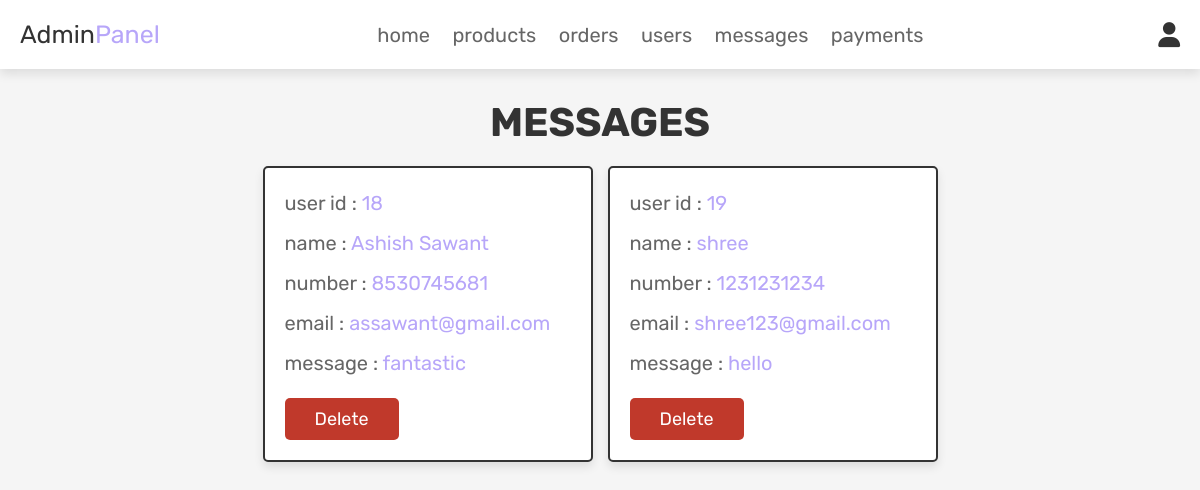
/admin_contacts.php (signed in), run on the app's committed database.
### tables this page shows
CREATE TABLE `message` (
  `id` int(100) NOT NULL,
  `user_id` int(100) NOT NULL,
  `name` varchar(100) NOT NULL,
  `email` varchar(100) NOT NULL,
  `number` varchar(12) NOT NULL,
  `message` varchar(500) NOT NULL
);

### admin_contacts.php (the view, shortened to what this page needs)
<?php
@include 'config.php';
?>
<!DOCTYPE html>
<html lang="en">
<head>
   <link rel="stylesheet" href="https://cdnjs.cloudflare.com/ajax/libs/font-awesome/6.0.0/css/all.min.css">
   <link rel="stylesheet" href="css/admin_style.css">
</head>
<body>
<?php @include 'admin_header.php'; ?>
<section class="messages">
   <h1 class="title">messages</h1>
   <div class="box-container">
      <?php
       $select_message = mysqli_query($conn, "SELECT * FROM `message`") or die('query failed');
       if(mysqli_num_rows($select_message) > 0){
          while($fetch_message = mysqli_fetch_assoc($select_message)){
      ?>
      <div class="box">
         <p>user id : <span><?php echo $fetch_message['user_id']; ?></span> </p>
         <p>name : <span><?php echo $fetch_message['name']; ?></span> </p>
         <p>number : <span><?php echo $fetch_message['number']; ?></span> </p>
         <p>email : <span><?php echo $fetch_message['email']; ?></span> </p>
         <p>message : <span><?php echo $fetch_message['message']; ?></span> </p>
         <a href="admin_contacts.php?delete=<?php echo $fetch_message['id']; ?>" onclick="return confirm('delete this message?');" class="delete-btn">delete</a>
      </div>
      <?php
         }
      }else{
         echo '<p class="empty">you have no messages!</p>';
      }
      ?>
   </div>
</section>
</body>
</html>

### css/admin_style.css (style rules this page uses)
:root { --pink:rgb(183,166,249); --red:#c0392b; --orange:#88ccf0; --black:#333; --white:#fff; --light-color:#666; --light-white:#ccc; --light-bg:#f5f5f5; --border:.2rem solid var(--black); --box-shadow:0 .5rem 1rem rgba(0,0,0,.1); }
* { font-family: 'Rubik', sans-serif; margin:0; padding:0; box-sizing: border-box; outline: none; border:none; text-decoration: none; transition:all .2s linear; }
html { font-size: 62.5%; overflow-x: hidden; scroll-behavior: smooth; scroll-padding-top: 6.5rem; }
body { background: var(--light-bg); }
section { padding:3rem 2rem; }
.title { text-align: center; margin-bottom: 2rem; color:var(--black); text-transform: uppercase; font-size: 4rem; }
.btn, .delete-btn, .option-btn { display: inline-block; border-radius: .5rem; margin-top: 1rem; font-size: 1.8rem; color:var(--white); cursor: pointer; padding:1rem 3rem; text-transform: capitalize; }
.delete-btn { background-color: var(--red); }
.messages .box-container { display: grid; grid-template-columns: repeat(auto-fit, 33rem); gap:1.5rem; align-items: flex-start; max-width: 1200px; margin: 0 auto; justify-content: center; }
.messages .box-container .box { padding:2rem; border:var(--border); background-color: var(--white); box-shadow: var(--box-shadow); border-radius: .5rem; }
.messages .box-container .box p { font-size: 2rem; color:var(--light-color); margin-bottom: 1rem; line-height: 1.5; }
.messages .box-container .box p span { color:var(--pink); }

### data on the page
message: user "18", name "Ashish Sawant", number "8530745681", email "assawant@gmail.com", message "fantastic"
message: user "19", name "shree", number "1231231234", email "shree123@gmail.com", message "hello"
